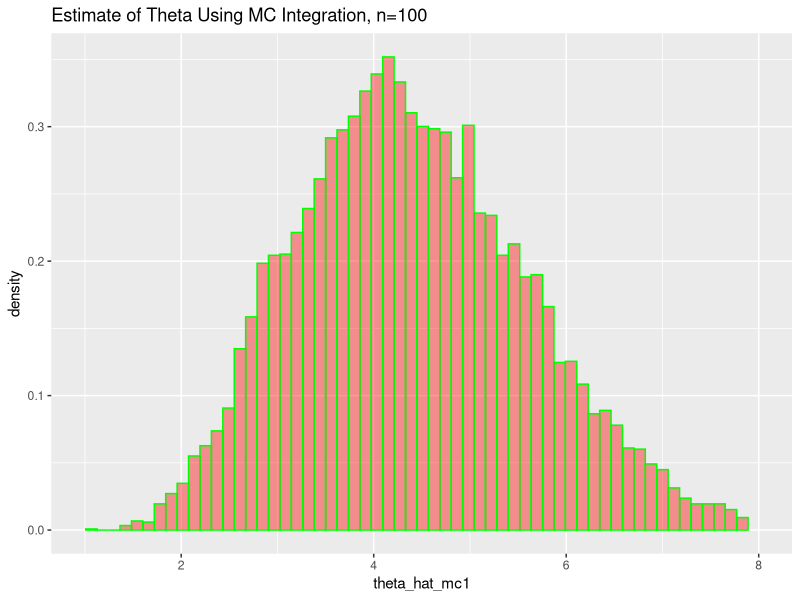
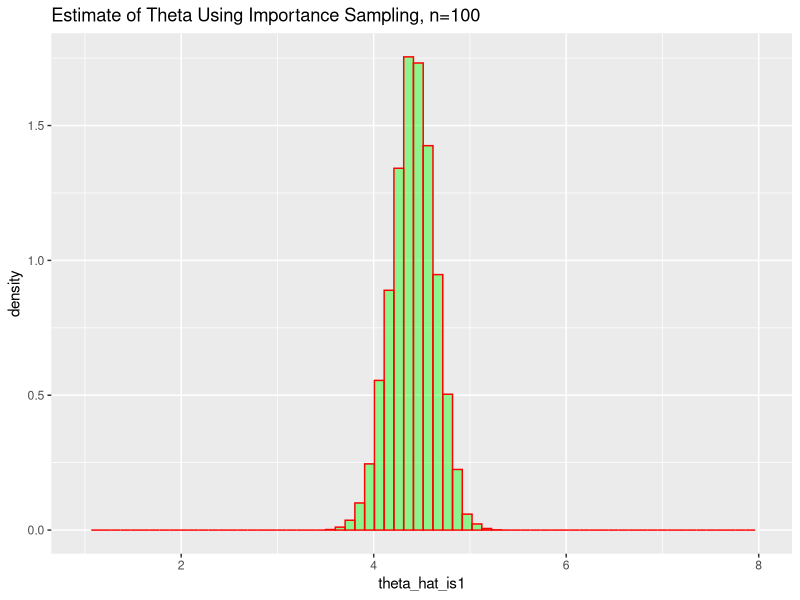
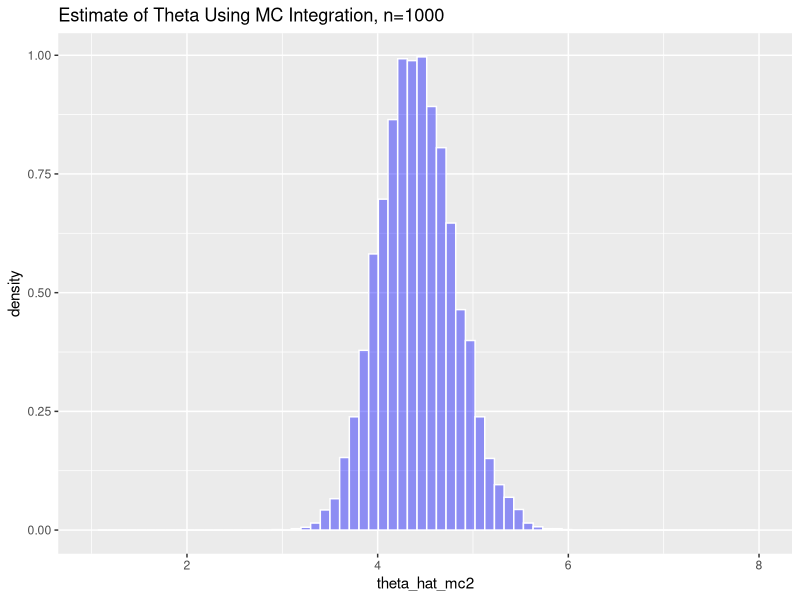
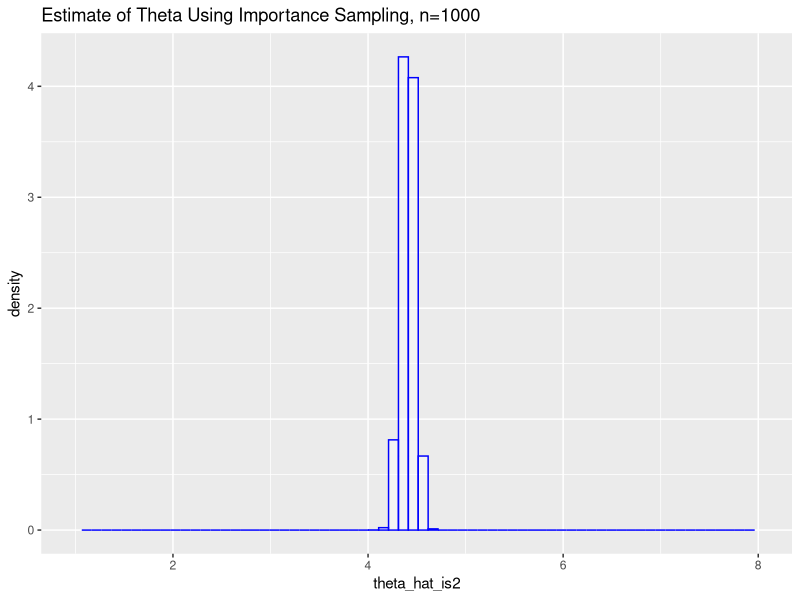

These charts were generated, in order, by the following R code:
## ---- chunk 1
knitr::opts_chunk$set(echo = TRUE)
library(ggplot2)
library(tidyverse)
library(gridExtra) #gives you grid.arrange()
library(knitr)     #making tables
## ---- chunk 2
#Monte Carlo Integration
set.seed(1)
n <- 1000
x <- rexp(n, rate = 1)
theta_hat_mc <- (1 / n) * sum(x^3 * (x > 0) * (x < 5))
theta_hat_mc

#Importance Sampling
g_x <- function(x){
  x^3 * exp(-x) 
}
x <- runif(n, min = 0, max = 5)
theta_hat_is <- 5 * 1 / n * sum(g_x(x))
theta_hat_is

#Integrate Function
f_x <- function(x){
  x^3 * exp(-x)
}
theta_hat_if <- integrate(f_x, 0, 5)
theta_hat_if$value

#Make a nice table
summary_matrix <- matrix(c("Integrate in R", theta_hat_if$value,
                           "MC Integration", theta_hat_mc,
                           "Importance Sampling", theta_hat_is),
                                         nrow = 3, byrow = TRUE)

kable(summary_matrix, col.names = c("Method", "Estimate"),
      align = "lc", caption = "Summary of Estimates")

## ---- chunk 3
#n = 100
n <- 100
theta_hat_mc1 <- c()
theta_hat_is1 <- c()
 set.seed(1)
 g_x <- function(x){
    x^3 * exp(-x) 
  }
for (i in 1:10000){
  #Monte Carlo Integration
  x <- rexp(n, rate = 1)
  theta_hat_mc1[i] <- (1 / n) * sum(x^3 * (x > 0) * (x < 5))

  #Importance Sampling
  x <- runif(n, min = 0, max = 5)
  theta_hat_is1[i] <- 5 * 1 / n * sum(g_x(x))
}
## ---- chunk 4
#n = 1000
n <- 1000
set.seed(1)
theta_hat_mc2 <- c()
theta_hat_is2 <- c()

for (i in 1:10000){
  #Monte Carlo Integration
  x <- rexp(n, rate = 1)
  theta_hat_mc2[i] <- (1 / n) * sum(x^3 * (x > 0) * (x < 5))
  
  #Importance Sampling
  x <- runif(n, min = 0, max = 5)
  theta_hat_is2[i] <- 5 * 1 / n * sum(g_x(x))
  
}

## ---- chunk 5
#Histogram of MC Integration, n=100
mc_data1 <- as.data.frame(theta_hat_mc1)
ggplot(data = mc_data1, aes(x = theta_hat_mc1)) +
 geom_histogram(aes(y = ..density..), color = "green", fill = "red", alpha = 0.4, bins = 60) +
 labs(title = "Estimate of Theta Using MC Integration, n=100") +
  xlim(c(1,8)) 
   
#Histogram of Importance Sampling, n=100
mc_data2 <- as.data.frame(theta_hat_is1)
ggplot(data = mc_data2, aes(x = theta_hat_is1)) +
 geom_histogram(aes(y = ..density..), color = "red", fill = "green", alpha = 0.4, bins = 70) +
 labs(title = "Estimate of Theta Using Importance Sampling, n=100") +
  xlim(c(1,8))  

#Histogram of MC Integration, n=1000
mc_data3 <- as.data.frame(theta_hat_mc2)
ggplot(data = mc_data3, aes(x = theta_hat_mc2)) +
 geom_histogram(aes(y = ..density..), color = "white", fill = "blue", alpha = 0.4, bins = 70) +
 labs(title = "Estimate of Theta Using MC Integration, n=1000") +
  xlim(c(1,8))

#Histogram of Importance Sampling, n=1000
mc_data4 <- as.data.frame(theta_hat_is2)
ggplot(data = mc_data4, aes(x = theta_hat_is2)) +
 geom_histogram(aes(y = ..density..), color = "blue", fill = "white", alpha = 0.4, bins = 70) +
 labs(title = "Estimate of Theta Using Importance Sampling, n=1000") +
  xlim(c(1,8))

## ---- chunk 6
#mean and sd of MC Integration n = 100
theta_hat_mc1_mean <- mean(theta_hat_mc1)
theta_hat_mc1_mean

theta_hat_mc1_sd <- sd(theta_hat_mc1)
theta_hat_mc1_sd

#mean and sd of Importance Sampling n = 100
theta_hat_is1_mean <- mean(theta_hat_is1)
theta_hat_is1_mean

theta_hat_is1_sd <- sd(theta_hat_is1)
theta_hat_is1_sd

#mean and sd of MC Integration n = 1000
theta_hat_mc2_mean <- mean(theta_hat_mc2)
theta_hat_mc2_mean

theta_hat_mc2_sd <- sd(theta_hat_mc2)
theta_hat_mc2_sd

#mean and sd of Importance Sampling n = 1000
theta_hat_is2_mean <- mean(theta_hat_is2)
theta_hat_is2_mean

theta_hat_is2_sd <- sd(theta_hat_is2)
theta_hat_is2_sd

#Make a nice table
summary_matrix <- matrix(c("MC Integration", 100, theta_hat_mc1_mean, theta_hat_mc1_sd,
                           "MC Integration", 1000, theta_hat_mc2_mean, theta_hat_mc2_sd,
                           "Importance Sampling", 100, theta_hat_is1_mean, theta_hat_is1_sd,
                           "Importance Sampling", 1000, theta_hat_is2_mean, theta_hat_is2_sd),
                            nrow = 4, byrow = TRUE)

kable(summary_matrix, col.names = c("Method", "n", "Mean", "Standard Deviation"),
      align = "llcc", caption = "Summary of Estimates")
## ---- chunk 7
#Difference between true value and MC integration at n=100
theta_hat_if$value - theta_hat_mc1_mean

#Difference between true value and the Importance Sampling at n=100
theta_hat_if$value - theta_hat_is1_mean

